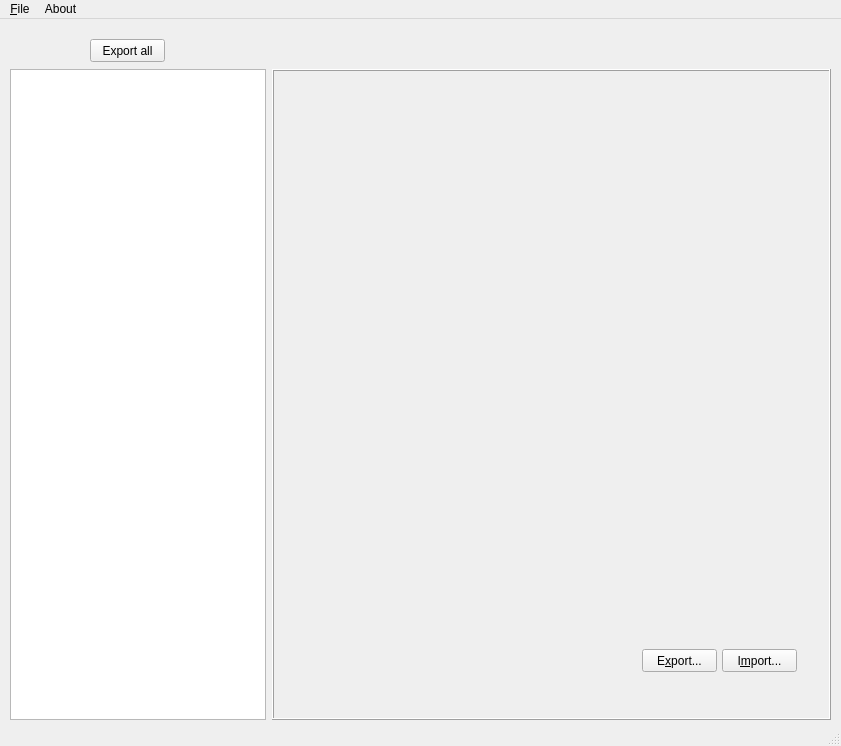
<?xml version="1.0" encoding="UTF-8"?>
<ui version="4.0">
 <class>MainWindow</class>
 <widget class="QMainWindow" name="MainWindow">
  <property name="geometry">
   <rect>
    <x>0</x>
    <y>0</y>
    <width>841</width>
    <height>746</height>
   </rect>
  </property>
  <property name="sizePolicy">
   <sizepolicy hsizetype="Preferred" vsizetype="Preferred">
    <horstretch>0</horstretch>
    <verstretch>0</verstretch>
   </sizepolicy>
  </property>
  <property name="windowTitle">
   <string>RB2 vram explorer 1.4</string>
  </property>
  <property name="tabShape">
   <enum>QTabWidget::Rounded</enum>
  </property>
  <widget class="QWidget" name="centralwidget">
   <widget class="QWidget" name="horizontalLayoutWidget">
    <property name="geometry">
     <rect>
      <x>10</x>
      <y>50</y>
      <width>821</width>
      <height>651</height>
     </rect>
    </property>
    <layout class="QHBoxLayout" name="horizontalLayout">
     <item>
      <widget class="QListView" name="listView">
       <property name="sizePolicy">
        <sizepolicy hsizetype="Fixed" vsizetype="Expanding">
         <horstretch>0</horstretch>
         <verstretch>0</verstretch>
        </sizepolicy>
       </property>
      </widget>
     </item>
     <item>
      <widget class="QFrame" name="frame">
       <property name="enabled">
        <bool>true</bool>
       </property>
       <property name="frameShape">
        <enum>QFrame::Box</enum>
       </property>
       <property name="frameShadow">
        <enum>QFrame::Raised</enum>
       </property>
       <widget class="QLabel" name="imageTexture">
        <property name="geometry">
         <rect>
          <x>40</x>
          <y>60</y>
          <width>461</width>
          <height>501</height>
         </rect>
        </property>
        <property name="sizePolicy">
         <sizepolicy hsizetype="Minimum" vsizetype="Minimum">
          <horstretch>0</horstretch>
          <verstretch>0</verstretch>
         </sizepolicy>
        </property>
        <property name="text">
         <string/>
        </property>
        <property name="scaledContents">
         <bool>true</bool>
        </property>
        <property name="alignment">
         <set>Qt::AlignCenter</set>
        </property>
       </widget>
       <widget class="QPushButton" name="exportButton">
        <property name="geometry">
         <rect>
          <x>370</x>
          <y>580</y>
          <width>75</width>
          <height>23</height>
         </rect>
        </property>
        <property name="text">
         <string>E&amp;xport...</string>
        </property>
       </widget>
       <widget class="QPushButton" name="importButton">
        <property name="geometry">
         <rect>
          <x>450</x>
          <y>580</y>
          <width>75</width>
          <height>23</height>
         </rect>
        </property>
        <property name="text">
         <string>I&amp;mport...</string>
        </property>
       </widget>
       <widget class="QLabel" name="sizeImageText">
        <property name="geometry">
         <rect>
          <x>20</x>
          <y>10</y>
          <width>150</width>
          <height>16</height>
         </rect>
        </property>
        <property name="text">
         <string/>
        </property>
        <property name="alignment">
         <set>Qt::AlignCenter</set>
        </property>
       </widget>
       <widget class="QLabel" name="encodingImageText">
        <property name="geometry">
         <rect>
          <x>379</x>
          <y>10</y>
          <width>150</width>
          <height>16</height>
         </rect>
        </property>
        <property name="text">
         <string/>
        </property>
        <property name="alignment">
         <set>Qt::AlignCenter</set>
        </property>
       </widget>
       <widget class="QLabel" name="mipMapsImageText">
        <property name="geometry">
         <rect>
          <x>200</x>
          <y>10</y>
          <width>150</width>
          <height>16</height>
         </rect>
        </property>
        <property name="text">
         <string/>
        </property>
        <property name="alignment">
         <set>Qt::AlignCenter</set>
        </property>
       </widget>
      </widget>
     </item>
    </layout>
   </widget>
   <widget class="QPushButton" name="exportAllButton">
    <property name="geometry">
     <rect>
      <x>90</x>
      <y>20</y>
      <width>75</width>
      <height>23</height>
     </rect>
    </property>
    <property name="text">
     <string>Export all</string>
    </property>
   </widget>
   <widget class="QLabel" name="fileNameText">
    <property name="geometry">
     <rect>
      <x>0</x>
      <y>0</y>
      <width>841</width>
      <height>20</height>
     </rect>
    </property>
    <property name="text">
     <string/>
    </property>
    <property name="alignment">
     <set>Qt::AlignCenter</set>
    </property>
   </widget>
  </widget>
  <widget class="QMenuBar" name="menubar">
   <property name="geometry">
    <rect>
     <x>0</x>
     <y>0</y>
     <width>841</width>
     <height>21</height>
    </rect>
   </property>
   <widget class="QMenu" name="menuFIle">
    <property name="title">
     <string>&amp;File</string>
    </property>
    <addaction name="actionOpen"/>
    <addaction name="actionSave"/>
    <addaction name="actionClose"/>
   </widget>
   <widget class="QMenu" name="menuAbout">
    <property name="title">
     <string>About</string>
    </property>
    <addaction name="actionAuthor"/>
    <addaction name="actionCredits"/>
   </widget>
   <addaction name="menuFIle"/>
   <addaction name="menuAbout"/>
  </widget>
  <widget class="QStatusBar" name="statusbar">
   <property name="sizeGripEnabled">
    <bool>true</bool>
   </property>
  </widget>
  <action name="actionOpen">
   <property name="text">
    <string>O&amp;pen...</string>
   </property>
   <property name="shortcut">
    <string>Ctrl+O</string>
   </property>
  </action>
  <action name="actionClose">
   <property name="text">
    <string>&amp;Exit</string>
   </property>
   <property name="shortcut">
    <string>Ctrl+Q</string>
   </property>
  </action>
  <action name="actionSave">
   <property name="text">
    <string>Save</string>
   </property>
   <property name="shortcut">
    <string>Ctrl+S</string>
   </property>
  </action>
  <action name="actionAuthor">
   <property name="text">
    <string>A&amp;uthor</string>
   </property>
   <property name="shortcut">
    <string>Ctrl+A</string>
   </property>
  </action>
  <action name="actionCredits">
   <property name="text">
    <string>C&amp;redits</string>
   </property>
   <property name="shortcut">
    <string>Ctrl+C</string>
   </property>
  </action>
 </widget>
 <resources/>
 <connections/>
</ui>
